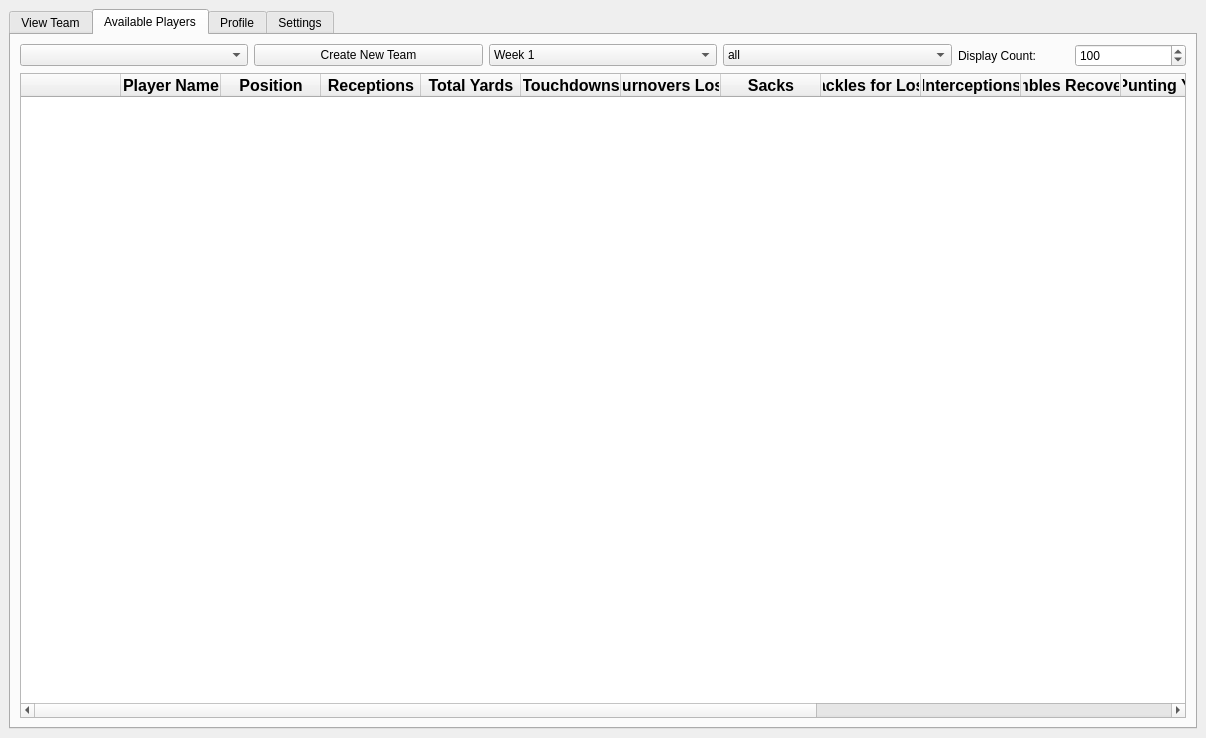
<?xml version="1.0" encoding="UTF-8"?>
<ui version="4.0">
 <class>AnotherWindow</class>
 <widget class="QMainWindow" name="AnotherWindow">
  <property name="geometry">
   <rect>
    <x>0</x>
    <y>0</y>
    <width>1206</width>
    <height>738</height>
   </rect>
  </property>
  <property name="windowTitle">
   <string>Roster Rookies</string>
  </property>
  <property name="windowIcon">
   <iconset>
    <normaloff>../images/logo.png</normaloff>
    <normalon>../images/logo.png</normalon>../images/logo.png</iconset>
  </property>
  <widget class="QWidget" name="centralwidget">
   <layout class="QVBoxLayout" name="verticalLayout">
    <item>
     <widget class="QTabWidget" name="tabWidget">
      <property name="currentIndex">
       <number>1</number>
      </property>
      <widget class="QWidget" name="view_team_tab">
       <attribute name="title">
        <string>View Team</string>
       </attribute>
       <layout class="QGridLayout" name="gridLayout_3">
        <item row="1" column="0" colspan="3">
         <widget class="QTableWidget" name="view_players">
          <property name="sizePolicy">
           <sizepolicy hsizetype="Expanding" vsizetype="Expanding">
            <horstretch>0</horstretch>
            <verstretch>0</verstretch>
           </sizepolicy>
          </property>
          <property name="minimumSize">
           <size>
            <width>1029</width>
            <height>0</height>
           </size>
          </property>
          <property name="sortingEnabled">
           <bool>true</bool>
          </property>
          <attribute name="horizontalHeaderCascadingSectionResizes">
           <bool>true</bool>
          </attribute>
          <attribute name="verticalHeaderVisible">
           <bool>false</bool>
          </attribute>
          <column>
           <property name="text">
            <string/>
           </property>
          </column>
          <column>
           <property name="text">
            <string>Team Role</string>
           </property>
           <property name="font">
            <font>
             <pointsize>12</pointsize>
             <weight>75</weight>
             <bold>true</bold>
            </font>
           </property>
          </column>
          <column>
           <property name="text">
            <string>Player Name</string>
           </property>
           <property name="font">
            <font>
             <pointsize>12</pointsize>
             <weight>75</weight>
             <bold>true</bold>
            </font>
           </property>
          </column>
          <column>
           <property name="text">
            <string>Position</string>
           </property>
           <property name="font">
            <font>
             <pointsize>12</pointsize>
             <weight>75</weight>
             <bold>true</bold>
            </font>
           </property>
          </column>
          <column>
           <property name="text">
            <string>Receptions</string>
           </property>
           <property name="font">
            <font>
             <pointsize>12</pointsize>
             <weight>75</weight>
             <bold>true</bold>
            </font>
           </property>
          </column>
          <column>
           <property name="text">
            <string>Total Yards</string>
           </property>
           <property name="font">
            <font>
             <pointsize>12</pointsize>
             <weight>75</weight>
             <bold>true</bold>
            </font>
           </property>
          </column>
          <column>
           <property name="text">
            <string>Touchdowns</string>
           </property>
           <property name="font">
            <font>
             <pointsize>12</pointsize>
             <weight>75</weight>
             <bold>true</bold>
            </font>
           </property>
          </column>
          <column>
           <property name="text">
            <string>Turnovers Lost</string>
           </property>
           <property name="font">
            <font>
             <pointsize>12</pointsize>
             <weight>75</weight>
             <bold>true</bold>
            </font>
           </property>
          </column>
          <column>
           <property name="text">
            <string>Sacks</string>
           </property>
           <property name="font">
            <font>
             <pointsize>12</pointsize>
             <weight>75</weight>
             <bold>true</bold>
            </font>
           </property>
          </column>
          <column>
           <property name="text">
            <string>Tackles for Loss</string>
           </property>
           <property name="font">
            <font>
             <pointsize>12</pointsize>
             <weight>75</weight>
             <bold>true</bold>
            </font>
           </property>
          </column>
          <column>
           <property name="text">
            <string>Interceptions</string>
           </property>
           <property name="font">
            <font>
             <pointsize>12</pointsize>
             <weight>75</weight>
             <bold>true</bold>
            </font>
           </property>
          </column>
          <column>
           <property name="text">
            <string>Fumbles Recovered</string>
           </property>
           <property name="font">
            <font>
             <pointsize>12</pointsize>
             <weight>75</weight>
             <bold>true</bold>
            </font>
           </property>
          </column>
          <column>
           <property name="text">
            <string>Punting Yards</string>
           </property>
           <property name="font">
            <font>
             <pointsize>12</pointsize>
             <weight>75</weight>
             <bold>true</bold>
            </font>
           </property>
          </column>
          <column>
           <property name="text">
            <string>FG Percentage</string>
           </property>
           <property name="font">
            <font>
             <pointsize>12</pointsize>
             <weight>75</weight>
             <bold>true</bold>
            </font>
           </property>
          </column>
          <column>
           <property name="text">
            <string>Injury Status</string>
           </property>
           <property name="font">
            <font>
             <pointsize>12</pointsize>
             <weight>75</weight>
             <bold>true</bold>
            </font>
           </property>
          </column>
          <column>
           <property name="text">
            <string>College</string>
           </property>
           <property name="font">
            <font>
             <pointsize>12</pointsize>
             <weight>75</weight>
             <bold>true</bold>
            </font>
           </property>
          </column>
          <column>
           <property name="text">
            <string>Score</string>
           </property>
           <property name="font">
            <font>
             <pointsize>12</pointsize>
             <weight>75</weight>
             <bold>true</bold>
            </font>
           </property>
          </column>
         </widget>
        </item>
        <item row="0" column="0">
         <widget class="QComboBox" name="view_players_team_name_dropdown"/>
        </item>
        <item row="0" column="2">
         <widget class="QComboBox" name="view_players_week_dropdown">
          <property name="currentIndex">
           <number>0</number>
          </property>
          <item>
           <property name="text">
            <string>Week 1</string>
           </property>
          </item>
          <item>
           <property name="text">
            <string>Week 2</string>
           </property>
          </item>
          <item>
           <property name="text">
            <string>Week 3</string>
           </property>
          </item>
          <item>
           <property name="text">
            <string>Week 4</string>
           </property>
          </item>
          <item>
           <property name="text">
            <string>Week 5</string>
           </property>
          </item>
          <item>
           <property name="text">
            <string>Week 6</string>
           </property>
          </item>
          <item>
           <property name="text">
            <string>Week 7</string>
           </property>
          </item>
          <item>
           <property name="text">
            <string>Week 8</string>
           </property>
          </item>
          <item>
           <property name="text">
            <string>Week 9</string>
           </property>
          </item>
          <item>
           <property name="text">
            <string>Week 10</string>
           </property>
          </item>
          <item>
           <property name="text">
            <string>Week 11</string>
           </property>
          </item>
          <item>
           <property name="text">
            <string>Week 12</string>
           </property>
          </item>
          <item>
           <property name="text">
            <string>Week 13</string>
           </property>
          </item>
          <item>
           <property name="text">
            <string>Week 14</string>
           </property>
          </item>
         </widget>
        </item>
        <item row="0" column="1">
         <widget class="QPushButton" name="create_new_team_3">
          <property name="text">
           <string>Create New Team</string>
          </property>
         </widget>
        </item>
       </layout>
      </widget>
      <widget class="QWidget" name="player_stats_tab">
       <attribute name="title">
        <string>Available Players</string>
       </attribute>
       <layout class="QGridLayout" name="gridLayout_2">
        <item row="0" column="1">
         <widget class="QPushButton" name="create_new_team">
          <property name="text">
           <string>Create New Team</string>
          </property>
         </widget>
        </item>
        <item row="0" column="0">
         <widget class="QComboBox" name="available_players_team_name_dropdown"/>
        </item>
        <item row="0" column="3">
         <widget class="QComboBox" name="team_role_combobox">
          <item>
           <property name="text">
            <string>all</string>
           </property>
          </item>
          <item>
           <property name="text">
            <string>qb</string>
           </property>
          </item>
          <item>
           <property name="text">
            <string>rb</string>
           </property>
          </item>
          <item>
           <property name="text">
            <string>wr1</string>
           </property>
          </item>
          <item>
           <property name="text">
            <string>wr2</string>
           </property>
          </item>
          <item>
           <property name="text">
            <string>te</string>
           </property>
          </item>
          <item>
           <property name="text">
            <string>flex</string>
           </property>
          </item>
          <item>
           <property name="text">
            <string>center</string>
           </property>
          </item>
          <item>
           <property name="text">
            <string>lg</string>
           </property>
          </item>
          <item>
           <property name="text">
            <string>rg</string>
           </property>
          </item>
          <item>
           <property name="text">
            <string>punter</string>
           </property>
          </item>
          <item>
           <property name="text">
            <string>de1</string>
           </property>
          </item>
          <item>
           <property name="text">
            <string>de2</string>
           </property>
          </item>
          <item>
           <property name="text">
            <string>dt1</string>
           </property>
          </item>
          <item>
           <property name="text">
            <string>dt2</string>
           </property>
          </item>
          <item>
           <property name="text">
            <string>lb1</string>
           </property>
          </item>
          <item>
           <property name="text">
            <string>lb2</string>
           </property>
          </item>
          <item>
           <property name="text">
            <string>lb3</string>
           </property>
          </item>
          <item>
           <property name="text">
            <string>cb1</string>
           </property>
          </item>
          <item>
           <property name="text">
            <string>cb2</string>
           </property>
          </item>
          <item>
           <property name="text">
            <string>s1</string>
           </property>
          </item>
          <item>
           <property name="text">
            <string>s2</string>
           </property>
          </item>
          <item>
           <property name="text">
            <string>kicker</string>
           </property>
          </item>
         </widget>
        </item>
        <item row="0" column="2">
         <widget class="QComboBox" name="available_players_week_dropdown">
          <item>
           <property name="text">
            <string>Week 1</string>
           </property>
          </item>
          <item>
           <property name="text">
            <string>Week 2</string>
           </property>
          </item>
          <item>
           <property name="text">
            <string>Week 3</string>
           </property>
          </item>
          <item>
           <property name="text">
            <string>Week 4</string>
           </property>
          </item>
          <item>
           <property name="text">
            <string>Week 5</string>
           </property>
          </item>
          <item>
           <property name="text">
            <string>Week 6</string>
           </property>
          </item>
          <item>
           <property name="text">
            <string>Week 7</string>
           </property>
          </item>
          <item>
           <property name="text">
            <string>Week 8</string>
           </property>
          </item>
          <item>
           <property name="text">
            <string>Week 9</string>
           </property>
          </item>
          <item>
           <property name="text">
            <string>Week 10</string>
           </property>
          </item>
          <item>
           <property name="text">
            <string>Week 11</string>
           </property>
          </item>
          <item>
           <property name="text">
            <string>Week 12</string>
           </property>
          </item>
          <item>
           <property name="text">
            <string>Week 13</string>
           </property>
          </item>
          <item>
           <property name="text">
            <string>Week 14</string>
           </property>
          </item>
         </widget>
        </item>
        <item row="0" column="4">
         <layout class="QHBoxLayout" name="horizontalLayout_2">
          <item>
           <widget class="QLabel" name="label_2">
            <property name="text">
             <string>Display Count:</string>
            </property>
           </widget>
          </item>
          <item>
           <widget class="QSpinBox" name="count_spinbox">
            <property name="maximum">
             <number>10000</number>
            </property>
            <property name="value">
             <number>100</number>
            </property>
           </widget>
          </item>
         </layout>
        </item>
        <item row="1" column="0" colspan="5">
         <widget class="QTableWidget" name="available_players">
          <property name="sizePolicy">
           <sizepolicy hsizetype="Expanding" vsizetype="Expanding">
            <horstretch>0</horstretch>
            <verstretch>0</verstretch>
           </sizepolicy>
          </property>
          <property name="minimumSize">
           <size>
            <width>1029</width>
            <height>0</height>
           </size>
          </property>
          <property name="sortingEnabled">
           <bool>true</bool>
          </property>
          <attribute name="horizontalHeaderCascadingSectionResizes">
           <bool>true</bool>
          </attribute>
          <attribute name="verticalHeaderVisible">
           <bool>false</bool>
          </attribute>
          <column>
           <property name="text">
            <string/>
           </property>
          </column>
          <column>
           <property name="text">
            <string>Player Name</string>
           </property>
           <property name="font">
            <font>
             <pointsize>12</pointsize>
             <weight>75</weight>
             <bold>true</bold>
            </font>
           </property>
          </column>
          <column>
           <property name="text">
            <string>Position</string>
           </property>
           <property name="font">
            <font>
             <pointsize>12</pointsize>
             <weight>75</weight>
             <bold>true</bold>
            </font>
           </property>
          </column>
          <column>
           <property name="text">
            <string>Receptions</string>
           </property>
           <property name="font">
            <font>
             <pointsize>12</pointsize>
             <weight>75</weight>
             <bold>true</bold>
            </font>
           </property>
          </column>
          <column>
           <property name="text">
            <string>Total Yards</string>
           </property>
           <property name="font">
            <font>
             <pointsize>12</pointsize>
             <weight>75</weight>
             <bold>true</bold>
            </font>
           </property>
          </column>
          <column>
           <property name="text">
            <string>Touchdowns</string>
           </property>
           <property name="font">
            <font>
             <pointsize>12</pointsize>
             <weight>75</weight>
             <bold>true</bold>
            </font>
           </property>
          </column>
          <column>
           <property name="text">
            <string>Turnovers Lost</string>
           </property>
           <property name="font">
            <font>
             <pointsize>12</pointsize>
             <weight>75</weight>
             <bold>true</bold>
            </font>
           </property>
          </column>
          <column>
           <property name="text">
            <string>Sacks</string>
           </property>
           <property name="font">
            <font>
             <pointsize>12</pointsize>
             <weight>75</weight>
             <bold>true</bold>
            </font>
           </property>
          </column>
          <column>
           <property name="text">
            <string>Tackles for Loss</string>
           </property>
           <property name="font">
            <font>
             <pointsize>12</pointsize>
             <weight>75</weight>
             <bold>true</bold>
            </font>
           </property>
          </column>
          <column>
           <property name="text">
            <string>Interceptions</string>
           </property>
           <property name="font">
            <font>
             <pointsize>12</pointsize>
             <weight>75</weight>
             <bold>true</bold>
            </font>
           </property>
          </column>
          <column>
           <property name="text">
            <string>Fumbles Recovered</string>
           </property>
           <property name="font">
            <font>
             <pointsize>12</pointsize>
             <weight>75</weight>
             <bold>true</bold>
            </font>
           </property>
          </column>
          <column>
           <property name="text">
            <string>Punting Yards</string>
           </property>
           <property name="font">
            <font>
             <pointsize>12</pointsize>
             <weight>75</weight>
             <bold>true</bold>
            </font>
           </property>
          </column>
          <column>
           <property name="text">
            <string>FG Percentage</string>
           </property>
           <property name="font">
            <font>
             <pointsize>12</pointsize>
             <weight>75</weight>
             <bold>true</bold>
            </font>
           </property>
          </column>
          <column>
           <property name="text">
            <string>Injury Status</string>
           </property>
           <property name="font">
            <font>
             <pointsize>12</pointsize>
             <weight>75</weight>
             <bold>true</bold>
            </font>
           </property>
          </column>
          <column>
           <property name="text">
            <string>College</string>
           </property>
           <property name="font">
            <font>
             <pointsize>12</pointsize>
             <weight>75</weight>
             <bold>true</bold>
            </font>
           </property>
          </column>
          <column>
           <property name="text">
            <string>Score</string>
           </property>
           <property name="font">
            <font>
             <pointsize>12</pointsize>
             <weight>75</weight>
             <bold>true</bold>
            </font>
           </property>
          </column>
         </widget>
        </item>
       </layout>
      </widget>
      <widget class="QWidget" name="profile_tab">
       <attribute name="title">
        <string>Profile</string>
       </attribute>
       <widget class="QPushButton" name="pushButton">
        <property name="geometry">
         <rect>
          <x>588</x>
          <y>10</y>
          <width>141</width>
          <height>25</height>
         </rect>
        </property>
        <property name="text">
         <string>Change Password</string>
        </property>
       </widget>
      </widget>
      <widget class="QWidget" name="settings_tab">
       <attribute name="title">
        <string>Settings</string>
       </attribute>
       <layout class="QVBoxLayout" name="verticalLayout_2">
        <item>
         <layout class="QGridLayout" name="gridLayout">
          <item row="7" column="3">
           <widget class="QLineEdit" name="fg_percentage_edit">
            <property name="sizePolicy">
             <sizepolicy hsizetype="Fixed" vsizetype="Fixed">
              <horstretch>0</horstretch>
              <verstretch>0</verstretch>
             </sizepolicy>
            </property>
           </widget>
          </item>
          <item row="3" column="0">
           <widget class="QLabel" name="receptions_label">
            <property name="sizePolicy">
             <sizepolicy hsizetype="Fixed" vsizetype="Preferred">
              <horstretch>0</horstretch>
              <verstretch>0</verstretch>
             </sizepolicy>
            </property>
            <property name="text">
             <string>Receptions:</string>
            </property>
           </widget>
          </item>
          <item row="3" column="2">
           <widget class="QLabel" name="tfl_label">
            <property name="text">
             <string>Tackles for Loss:</string>
            </property>
           </widget>
          </item>
          <item row="4" column="0">
           <widget class="QLabel" name="yards_label">
            <property name="text">
             <string>Total Yards:</string>
            </property>
           </widget>
          </item>
          <item row="4" column="3">
           <widget class="QLineEdit" name="interceptions_edit">
            <property name="sizePolicy">
             <sizepolicy hsizetype="Fixed" vsizetype="Fixed">
              <horstretch>0</horstretch>
              <verstretch>0</verstretch>
             </sizepolicy>
            </property>
           </widget>
          </item>
          <item row="7" column="1">
           <widget class="QLineEdit" name="sacks_edit">
            <property name="sizePolicy">
             <sizepolicy hsizetype="Fixed" vsizetype="Fixed">
              <horstretch>0</horstretch>
              <verstretch>0</verstretch>
             </sizepolicy>
            </property>
           </widget>
          </item>
          <item row="7" column="2">
           <widget class="QLabel" name="fg_percentage_label">
            <property name="sizePolicy">
             <sizepolicy hsizetype="Fixed" vsizetype="Preferred">
              <horstretch>0</horstretch>
              <verstretch>0</verstretch>
             </sizepolicy>
            </property>
            <property name="text">
             <string>Field Goal Percentage:</string>
            </property>
           </widget>
          </item>
          <item row="6" column="2">
           <widget class="QLabel" name="punting_label">
            <property name="text">
             <string>Punting Yards:</string>
            </property>
           </widget>
          </item>
          <item row="3" column="1">
           <widget class="QLineEdit" name="receptions_edit">
            <property name="sizePolicy">
             <sizepolicy hsizetype="Fixed" vsizetype="Fixed">
              <horstretch>0</horstretch>
              <verstretch>0</verstretch>
             </sizepolicy>
            </property>
           </widget>
          </item>
          <item row="4" column="1">
           <widget class="QLineEdit" name="yards_edit">
            <property name="sizePolicy">
             <sizepolicy hsizetype="Fixed" vsizetype="Fixed">
              <horstretch>0</horstretch>
              <verstretch>0</verstretch>
             </sizepolicy>
            </property>
           </widget>
          </item>
          <item row="0" column="0" colspan="4">
           <widget class="QLabel" name="title_label">
            <property name="sizePolicy">
             <sizepolicy hsizetype="Preferred" vsizetype="Fixed">
              <horstretch>0</horstretch>
              <verstretch>0</verstretch>
             </sizepolicy>
            </property>
            <property name="styleSheet">
             <string notr="true">font: 26pt &quot;Ubuntu&quot;;</string>
            </property>
            <property name="text">
             <string>Fill the weighted values below:</string>
            </property>
            <property name="alignment">
             <set>Qt::AlignCenter</set>
            </property>
           </widget>
          </item>
          <item row="5" column="1">
           <widget class="QLineEdit" name="touchdowns_edit">
            <property name="sizePolicy">
             <sizepolicy hsizetype="Fixed" vsizetype="Fixed">
              <horstretch>0</horstretch>
              <verstretch>0</verstretch>
             </sizepolicy>
            </property>
           </widget>
          </item>
          <item row="5" column="0">
           <widget class="QLabel" name="touchdowns_label">
            <property name="text">
             <string>Touchdowns:</string>
            </property>
           </widget>
          </item>
          <item row="9" column="0" colspan="4" alignment="Qt::AlignHCenter">
           <widget class="QPushButton" name="submit_button">
            <property name="sizePolicy">
             <sizepolicy hsizetype="Fixed" vsizetype="Fixed">
              <horstretch>0</horstretch>
              <verstretch>0</verstretch>
             </sizepolicy>
            </property>
            <property name="text">
             <string>Submit</string>
            </property>
           </widget>
          </item>
          <item row="6" column="0">
           <widget class="QLabel" name="turnovers_label">
            <property name="text">
             <string>Turnovers Lost:</string>
            </property>
           </widget>
          </item>
          <item row="8" column="0" colspan="4">
           <widget class="Line" name="line_2">
            <property name="orientation">
             <enum>Qt::Horizontal</enum>
            </property>
           </widget>
          </item>
          <item row="4" column="2">
           <widget class="QLabel" name="interceptions_label">
            <property name="text">
             <string>Interceptions:</string>
            </property>
           </widget>
          </item>
          <item row="5" column="2">
           <widget class="QLabel" name="fumbles_label">
            <property name="text">
             <string>Fumbles Recovered:</string>
            </property>
           </widget>
          </item>
          <item row="1" column="0" colspan="4" alignment="Qt::AlignHCenter">
           <widget class="QLabel" name="label">
            <property name="sizePolicy">
             <sizepolicy hsizetype="Preferred" vsizetype="Fixed">
              <horstretch>0</horstretch>
              <verstretch>0</verstretch>
             </sizepolicy>
            </property>
            <property name="text">
             <string>Enter 0.0 for no weight</string>
            </property>
           </widget>
          </item>
          <item row="2" column="0" colspan="4">
           <widget class="Line" name="line">
            <property name="orientation">
             <enum>Qt::Horizontal</enum>
            </property>
           </widget>
          </item>
          <item row="6" column="1">
           <widget class="QLineEdit" name="turnovers_edit">
            <property name="sizePolicy">
             <sizepolicy hsizetype="Fixed" vsizetype="Fixed">
              <horstretch>0</horstretch>
              <verstretch>0</verstretch>
             </sizepolicy>
            </property>
           </widget>
          </item>
          <item row="6" column="3">
           <widget class="QLineEdit" name="punting_edit">
            <property name="sizePolicy">
             <sizepolicy hsizetype="Fixed" vsizetype="Fixed">
              <horstretch>0</horstretch>
              <verstretch>0</verstretch>
             </sizepolicy>
            </property>
           </widget>
          </item>
          <item row="7" column="0">
           <widget class="QLabel" name="sacks_label">
            <property name="text">
             <string>Sacks:</string>
            </property>
           </widget>
          </item>
          <item row="5" column="3">
           <widget class="QLineEdit" name="fumbles_edit">
            <property name="sizePolicy">
             <sizepolicy hsizetype="Fixed" vsizetype="Fixed">
              <horstretch>0</horstretch>
              <verstretch>0</verstretch>
             </sizepolicy>
            </property>
           </widget>
          </item>
          <item row="3" column="3">
           <widget class="QLineEdit" name="tfl_edit">
            <property name="sizePolicy">
             <sizepolicy hsizetype="Fixed" vsizetype="Fixed">
              <horstretch>0</horstretch>
              <verstretch>0</verstretch>
             </sizepolicy>
            </property>
            <property name="clearButtonEnabled">
             <bool>false</bool>
            </property>
           </widget>
          </item>
          <item row="10" column="0" colspan="4" alignment="Qt::AlignHCenter">
           <widget class="QLabel" name="settings_success_label">
            <property name="sizePolicy">
             <sizepolicy hsizetype="Fixed" vsizetype="Fixed">
              <horstretch>0</horstretch>
              <verstretch>0</verstretch>
             </sizepolicy>
            </property>
            <property name="text">
             <string/>
            </property>
           </widget>
          </item>
         </layout>
        </item>
       </layout>
      </widget>
     </widget>
    </item>
   </layout>
  </widget>
 </widget>
 <tabstops>
  <tabstop>receptions_edit</tabstop>
  <tabstop>yards_edit</tabstop>
  <tabstop>touchdowns_edit</tabstop>
  <tabstop>turnovers_edit</tabstop>
  <tabstop>sacks_edit</tabstop>
  <tabstop>tfl_edit</tabstop>
  <tabstop>interceptions_edit</tabstop>
  <tabstop>fumbles_edit</tabstop>
  <tabstop>punting_edit</tabstop>
  <tabstop>fg_percentage_edit</tabstop>
  <tabstop>submit_button</tabstop>
  <tabstop>view_players_team_name_dropdown</tabstop>
  <tabstop>create_new_team</tabstop>
  <tabstop>tabWidget</tabstop>
  <tabstop>view_players_week_dropdown</tabstop>
  <tabstop>available_players</tabstop>
  <tabstop>available_players_team_name_dropdown</tabstop>
  <tabstop>available_players_week_dropdown</tabstop>
  <tabstop>pushButton</tabstop>
  <tabstop>create_new_team_3</tabstop>
  <tabstop>team_role_combobox</tabstop>
  <tabstop>view_players</tabstop>
 </tabstops>
 <resources/>
 <connections/>
</ui>
